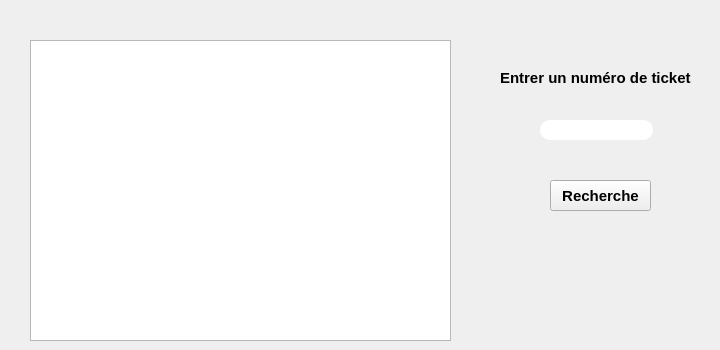
     <widget class="QWidget" name="tab_18">
      <attribute name="title">
       <string>Afficher les ticket</string>
      </attribute>
      <widget class="QTableView" name="tableView_aff_t">
       <property name="geometry">
        <rect>
         <x>30</x>
         <y>40</y>
         <width>421</width>
         <height>301</height>
        </rect>
       </property>
       <property name="font">
        <font>
         <pointsize>11</pointsize>
         <weight>75</weight>
         <bold>true</bold>
        </font>
       </property>
      </widget>
      <widget class="QPushButton" name="pushButton_recherche_5">
       <property name="geometry">
        <rect>
         <x>550</x>
         <y>180</y>
         <width>101</width>
         <height>31</height>
        </rect>
       </property>
       <property name="font">
        <font>
         <pointsize>11</pointsize>
         <weight>75</weight>
         <bold>true</bold>
        </font>
       </property>
       <property name="text">
        <string>Recherche</string>
       </property>
      </widget>
      <widget class="QLineEdit" name="lineEdit_recherche_5">
       <property name="geometry">
        <rect>
         <x>540</x>
         <y>120</y>
         <width>113</width>
         <height>20</height>
        </rect>
       </property>
       <property name="font">
        <font>
         <pointsize>11</pointsize>
         <weight>75</weight>
         <bold>true</bold>
        </font>
       </property>
       <property name="whatsThis">
        <string/>
       </property>
       <property name="styleSheet">
        <string notr="true">border-radius:10px;
background-color: rgb(255, 255, 255);</string>
       </property>
       <property name="inputMethodHints">
        <set>Qt::ImhNone</set>
       </property>
       <property name="inputMask">
        <string/>
       </property>
       <property name="text">
        <string/>
       </property>
       <property name="echoMode">
        <enum>QLineEdit::Normal</enum>
       </property>
       <property name="clearButtonEnabled">
        <bool>true</bool>
       </property>
      </widget>
      <widget class="QLabel" name="label_ID_Recherche_5">
       <property name="geometry">
        <rect>
         <x>500</x>
         <y>70</y>
         <width>211</width>
         <height>16</height>
        </rect>
       </property>
       <property name="font">
        <font>
         <pointsize>11</pointsize>
         <weight>75</weight>
         <bold>true</bold>
        </font>
       </property>
       <property name="text">
        <string>Entrer un numéro de ticket</string>
       </property>
      </widget>
     </widget>
